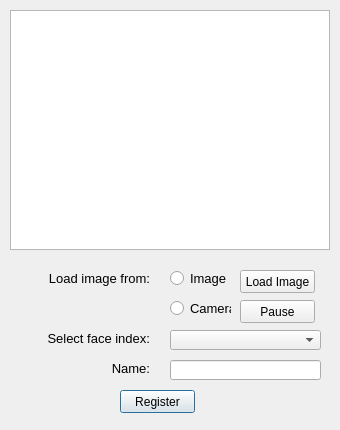
<?xml version="1.0" encoding="UTF-8"?>
<ui version="4.0">
 <class>FaceRegistration</class>
 <widget class="QDialog" name="FaceRegistration">
  <property name="geometry">
   <rect>
    <x>0</x>
    <y>0</y>
    <width>340</width>
    <height>430</height>
   </rect>
  </property>
  <property name="minimumSize">
   <size>
    <width>340</width>
    <height>430</height>
   </size>
  </property>
  <property name="maximumSize">
   <size>
    <width>340</width>
    <height>430</height>
   </size>
  </property>
  <property name="windowTitle">
   <string>Dialog</string>
  </property>
  <widget class="QGraphicsView" name="graphicsView">
   <property name="geometry">
    <rect>
     <x>10</x>
     <y>10</y>
     <width>320</width>
     <height>240</height>
    </rect>
   </property>
  </widget>
  <widget class="QLabel" name="sourceLabel">
   <property name="geometry">
    <rect>
     <x>20</x>
     <y>270</y>
     <width>130</width>
     <height>16</height>
    </rect>
   </property>
   <property name="font">
    <font>
     <pointsize>10</pointsize>
    </font>
   </property>
   <property name="text">
    <string>Load image from:</string>
   </property>
   <property name="alignment">
    <set>Qt::AlignRight|Qt::AlignTrailing|Qt::AlignVCenter</set>
   </property>
  </widget>
  <widget class="QRadioButton" name="imgRadioButton">
   <property name="geometry">
    <rect>
     <x>170</x>
     <y>270</y>
     <width>61</width>
     <height>16</height>
    </rect>
   </property>
   <property name="font">
    <font>
     <pointsize>10</pointsize>
    </font>
   </property>
   <property name="text">
    <string>Image</string>
   </property>
  </widget>
  <widget class="QRadioButton" name="cameraRadioButton">
   <property name="geometry">
    <rect>
     <x>170</x>
     <y>300</y>
     <width>61</width>
     <height>16</height>
    </rect>
   </property>
   <property name="font">
    <font>
     <pointsize>10</pointsize>
    </font>
   </property>
   <property name="text">
    <string>Camera</string>
   </property>
  </widget>
  <widget class="QLabel" name="selFaceIndLabel">
   <property name="geometry">
    <rect>
     <x>20</x>
     <y>330</y>
     <width>130</width>
     <height>16</height>
    </rect>
   </property>
   <property name="font">
    <font>
     <pointsize>10</pointsize>
    </font>
   </property>
   <property name="text">
    <string>Select face index:</string>
   </property>
   <property name="alignment">
    <set>Qt::AlignRight|Qt::AlignTrailing|Qt::AlignVCenter</set>
   </property>
  </widget>
  <widget class="QComboBox" name="faceIndComboBox">
   <property name="geometry">
    <rect>
     <x>170</x>
     <y>330</y>
     <width>151</width>
     <height>20</height>
    </rect>
   </property>
  </widget>
  <widget class="QLabel" name="nameLabel">
   <property name="geometry">
    <rect>
     <x>20</x>
     <y>360</y>
     <width>130</width>
     <height>16</height>
    </rect>
   </property>
   <property name="font">
    <font>
     <pointsize>10</pointsize>
    </font>
   </property>
   <property name="text">
    <string>Name:</string>
   </property>
   <property name="alignment">
    <set>Qt::AlignRight|Qt::AlignTrailing|Qt::AlignVCenter</set>
   </property>
  </widget>
  <widget class="QLineEdit" name="nameLineEdit">
   <property name="geometry">
    <rect>
     <x>170</x>
     <y>360</y>
     <width>151</width>
     <height>20</height>
    </rect>
   </property>
  </widget>
  <widget class="QPushButton" name="regButton">
   <property name="geometry">
    <rect>
     <x>120</x>
     <y>390</y>
     <width>75</width>
     <height>23</height>
    </rect>
   </property>
   <property name="text">
    <string>Register</string>
   </property>
  </widget>
  <widget class="QPushButton" name="pauseButton">
   <property name="geometry">
    <rect>
     <x>240</x>
     <y>300</y>
     <width>75</width>
     <height>23</height>
    </rect>
   </property>
   <property name="text">
    <string>Pause</string>
   </property>
  </widget>
  <widget class="QPushButton" name="loadImgButton">
   <property name="geometry">
    <rect>
     <x>240</x>
     <y>270</y>
     <width>75</width>
     <height>23</height>
    </rect>
   </property>
   <property name="text">
    <string>Load Image</string>
   </property>
  </widget>
 </widget>
 <resources/>
 <connections/>
</ui>
